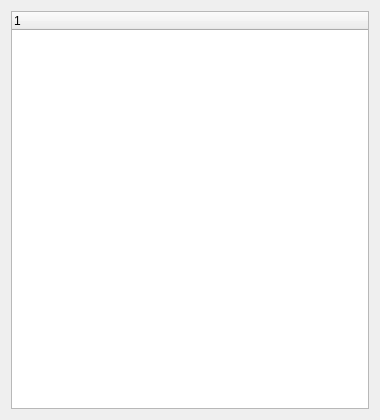
<?xml version="1.0" encoding="UTF-8"?>
<ui version="4.0"><class>Dialog</class><widget class="QDialog" name="Dialog"><property name="geometry"><rect><x>0</x><y>0</y><width>380</width><height>420</height></rect></property><property name="windowTitle"><string>#101 lists/186_tree_overflow</string></property><layout class="QVBoxLayout" name="verticalLayout"><property name="leftMargin"><number>11</number></property><property name="topMargin"><number>11</number></property><property name="rightMargin"><number>11</number></property><property name="bottomMargin"><number>11</number></property><property name="spacing"><number>6</number></property><item><widget class="QTreeWidget" name="tree"></widget></item></layout></widget></ui>
